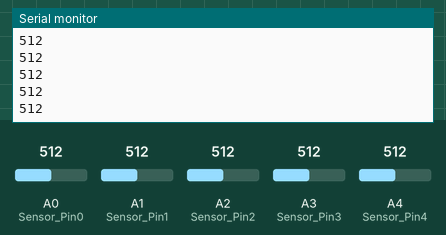
Recording of a sketch running on a simulated Arduino Uno, built with avr-gcc and run on an emulated ATmega328P. On the bench: the last lines printed to the serial monitor. The inputs (shaded band) are chosen by the test bench; at power-on: A0 (Sensor_Pin0) = 512, A3 (Sensor_Pin3) = 512, A1 (Sensor_Pin1) = 512, A2 (Sensor_Pin2) = 512, A4 (Sensor_Pin4) = 512.

Above: at 1.2 s.
1.3 s: A0 (Sensor_Pin0) set to 716
2.8 s: A3 (Sensor_Pin3) set to 716
At 3.21 s:
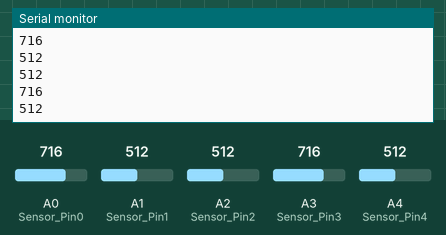
4.3 s: A1 (Sensor_Pin1) set to 306
5.8 s: A2 (Sensor_Pin2) set to 992
At 6.23 s:
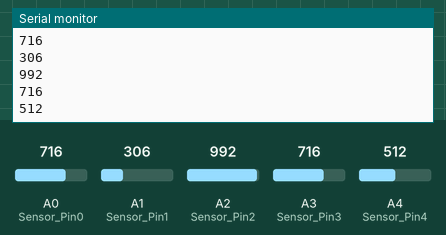
7.3 s: A4 (Sensor_Pin4) set to 30
At 7.73 s:
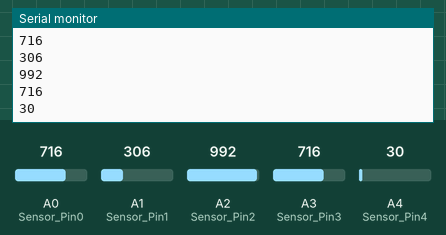
Timing chart, 0 to 9.8 s (numbered marks = the images above; inputs shaded):
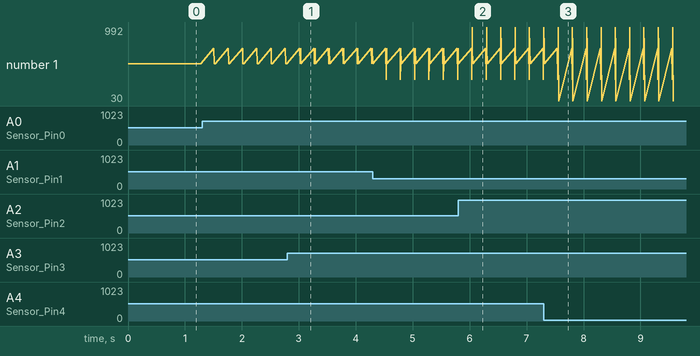

Measured:
- after the input at 5.8 s, the serial monitor: prints a new line after 0.24 s (image 2)
- after the input at 7.3 s, the serial monitor: prints a new line after 0.26 s (image 3)
- plotted number 1: 306 → 30 after the input at 7.3 s

The sketch:

Project_5.ino
```cpp
/*
Read multiple IR sensors and report on Serial Print
Created By: Nevin
Created On: 2015-10-11

*/
int Sensor_Pin0 = A0;
int Sensor_Pin1 = A1;
int Sensor_Pin2 = A2;
int Sensor_Pin3 = A3;
int Sensor_Pin4 = A4;

void setup()
{

  Serial.begin(9600);

//    pinMode(6,OUTPUT);
}
void loop()
{
{
   int SensorReading[5];
   int SensorPins[] = {Sensor_Pin0, Sensor_Pin1, Sensor_Pin2, Sensor_Pin3, Sensor_Pin4};
   for(int i=0;i<5;i++)    //Output a frequency of sound
        {
          SensorReading[i] = analogRead(SensorPins[i]);
          Serial.println(SensorReading[i]);


        }
        delay (250);

  }
}
```
